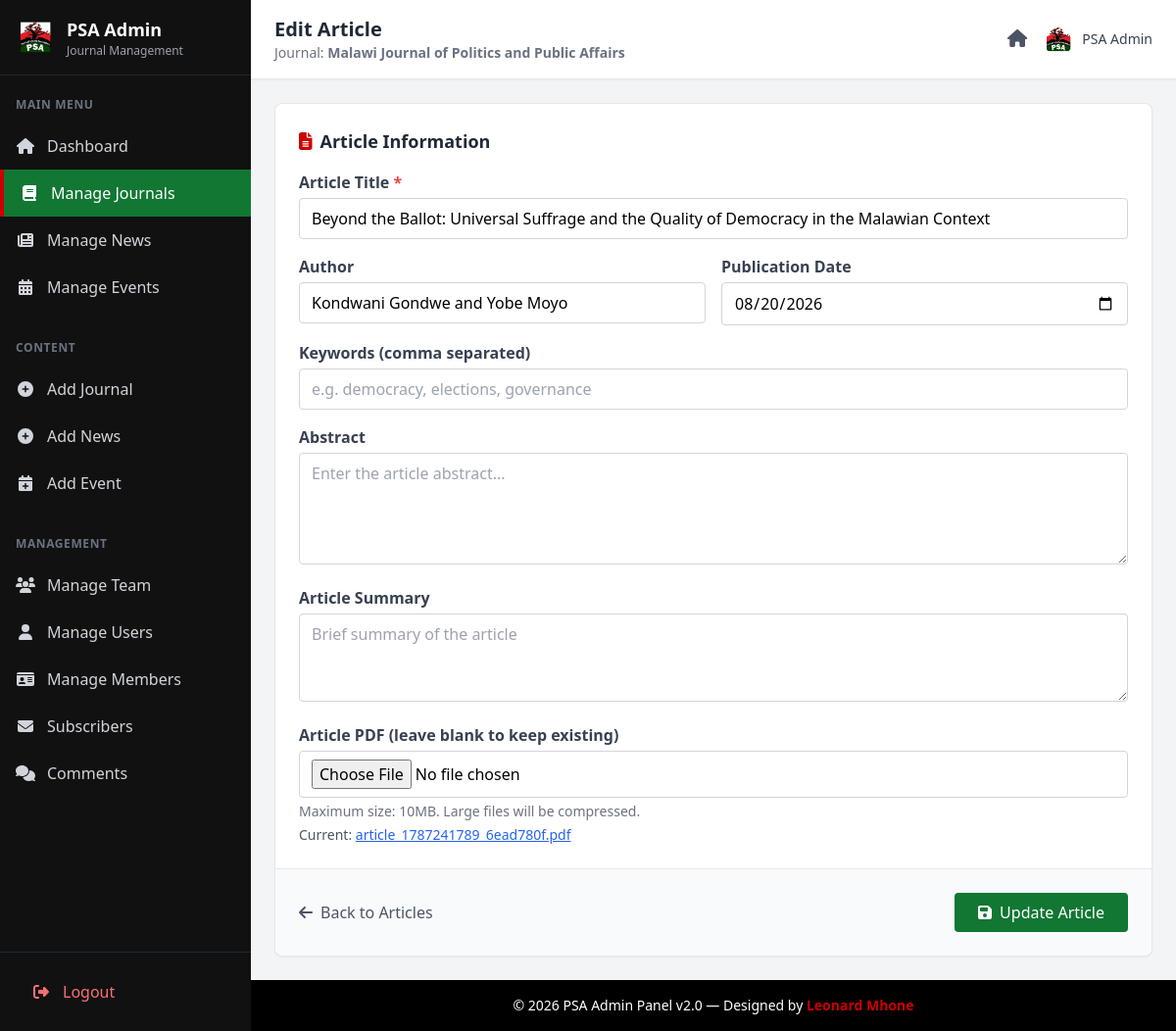
/admin/edit_article.php?id=27&journal_id=28 (signed in), run on the app's committed database.
### tables this page shows
CREATE TABLE `journals` (
  `id` int NOT NULL,
  `title` varchar(255) DEFAULT NULL,
  `volume` varchar(50) DEFAULT NULL,
  `issue_no` varchar(50) DEFAULT NULL,
  `journal_date` date DEFAULT NULL,
  `editorial_summary` text,
  `slug` varchar(199) DEFAULT NULL,
  `file` varchar(255) DEFAULT NULL,
  `downloads` int DEFAULT '0',
  `views` int DEFAULT '0',
  `uploaded_at` timestamp NULL DEFAULT CURRENT_TIMESTAMP,
  `created_at` datetime DEFAULT CURRENT_TIMESTAMP,
  `summary` text,
  `tags` varchar(255) DEFAULT NULL,
  `pdf` varchar(255) DEFAULT NULL,
  `author` varchar(255) DEFAULT NULL,
  `description` text
);

CREATE TABLE `journal_topics` (
  `id` int NOT NULL,
  `journal_id` int NOT NULL,
  `topic` varchar(255) NOT NULL,
  `article_author` varchar(255) DEFAULT NULL,
  `article_summary` text,
  `abstract` text,
  `keywords` varchar(500) DEFAULT NULL,
  `article_date` date DEFAULT NULL,
  `file` varchar(255) NOT NULL,
  `downloads` int DEFAULT '0',
  `views` int DEFAULT '0'
);

CREATE TABLE `journal_settings` (
  `id` int NOT NULL,
  `setting_key` varchar(100) NOT NULL,
  `setting_value` text,
  `updated_at` timestamp NULL DEFAULT CURRENT_TIMESTAMP ON UPDATE CURRENT_TIMESTAMP
);

### includes/pdf_helper.php (called while the page is built, shortened)
<?php
function getJournalSetting($conn, $key, $default = null) {
    $stmt = $conn->prepare("SELECT setting_value FROM journal_settings WHERE setting_key = ?");
    $stmt->bind_param("s", $key);
    $stmt->execute();
    $result = $stmt->get_result()->fetch_assoc();
    if ($result && $result['setting_value'] !== null) {
        return $result['setting_value'];
    }
    return $default;
}

### admin/edit_article.php (the view, shortened to what this page needs)
<?php
include '../includes/db.php';
include '../includes/pdf_helper.php';
$articleId = (int)$_GET['id'];
$journalId = isset($_GET['journal_id']) ? (int)$_GET['journal_id'] : 0;
$article = $conn->query("SELECT * FROM journal_topics WHERE id = $articleId")->fetch_assoc();
$journal = $conn->query("SELECT * FROM journals WHERE id = $journalId")->fetch_assoc();
$maxPdfSize = (int)getJournalSetting($conn, 'max_pdf_size_mb', 5);
?>
<!DOCTYPE html>
<html lang="en">
<head>
  <script src="https://cdn.tailwindcss.com"></script>
  <link rel="stylesheet" href="https://cdnjs.cloudflare.com/ajax/libs/font-awesome/6.5.0/css/all.min.css"/>
</head>
<body class="bg-gray-100 font-sans">
  <div class="flex min-h-screen">
    <aside class="sidebar w-64 bg-psaSidebar text-white flex flex-col fixed h-full z-50">
      <div class="p-4 border-b border-gray-800">
        <div class="flex items-center gap-3">
          <img src="../images/logo.png" alt="PSA Logo" class="w-10 h-10 rounded">
          <div>
            <h1 class="text-lg font-bold text-white">PSA Admin</h1>
            <p class="text-xs text-gray-400">Journal Management</p>
          </div>
        </div>
      </div>
      <nav class="flex-1 overflow-y-auto py-4">
        <div class="px-4 mb-2">
          <span class="text-xs font-semibold text-gray-500 uppercase tracking-wider">Main Menu</span>
        </div>
        <a href="dashboard.php" class="sidebar-link flex items-center gap-3 px-4 py-3 text-gray-300 hover:text-white">
          <i class="fas fa-home w-5"></i> Dashboard
        </a>
        <a href="manage_journals.php" class="sidebar-link active flex items-center gap-3 px-4 py-3 text-white">
          <i class="fas fa-book w-5"></i> Manage Journals
        </a>
        <a href="manage_news.php" class="sidebar-link flex items-center gap-3 px-4 py-3 text-gray-300 hover:text-white">
          <i class="fas fa-newspaper w-5"></i> Manage News
        </a>
        <a href="manage_events.php" class="sidebar-link flex items-center gap-3 px-4 py-3 text-gray-300 hover:text-white">
          <i class="fas fa-calendar-alt w-5"></i> Manage Events
        </a>
        <div class="px-4 mt-6 mb-2">
          <span class="text-xs font-semibold text-gray-500 uppercase tracking-wider">Content</span>
        </div>
        <a href="add_journal.php" class="sidebar-link flex items-center gap-3 px-4 py-3 text-gray-300 hover:text-white">
          <i class="fas fa-plus-circle w-5"></i> Add Journal
        </a>
        <a href="add_news.php" class="sidebar-link flex items-center gap-3 px-4 py-3 text-gray-300 hover:text-white">
          <i class="fas fa-plus-circle w-5"></i> Add News
        </a>
        <a href="add_event.php" class="sidebar-link flex items-center gap-3 px-4 py-3 text-gray-300 hover:text-white">
          <i class="fas fa-calendar-plus w-5"></i> Add Event
        </a>
        <div class="px-4 mt-6 mb-2">
          <span class="text-xs font-semibold text-gray-500 uppercase tracking-wider">Management</span>
        </div>
        <a href="manage_team.php" class="sidebar-link flex items-center gap-3 px-4 py-3 text-gray-300 hover:text-white">
          <i class="fas fa-users w-5"></i> Manage Team
        </a>
        <a href="manage_users.php" class="sidebar-link flex items-center gap-3 px-4 py-3 text-gray-300 hover:text-white">
          <i class="fas fa-user w-5"></i> Manage Users
        </a>
        <a href="manage_members.php" class="sidebar-link flex items-center gap-3 px-4 py-3 text-gray-300 hover:text-white">
          <i class="fas fa-id-card w-5"></i> Manage Members
        </a>
        <a href="manage_subscribers.php" class="sidebar-link flex items-center gap-3 px-4 py-3 text-gray-300 hover:text-white">
          <i class="fas fa-envelope w-5"></i> Subscribers
        </a>
        <a href="manage_comments.php" class="sidebar-link flex items-center gap-3 px-4 py-3 text-gray-300 hover:text-white">
          <i class="fas fa-comments w-5"></i> Comments
        </a>
      </nav>
      <div class="p-4 border-t border-gray-800">
        <a href="auth/logout.php" class="sidebar-link flex items-center gap-3 px-4 py-3 text-red-400 hover:text-red-300">
          <i class="fas fa-sign-out-alt w-5"></i> Logout
        </a>
      </div>
    </aside>
    <main class="flex-1 ml-0 md:ml-64 min-h-screen flex flex-col">
      <header class="bg-white shadow-sm border-b border-gray-200 sticky top-0 z-40">
        <div class="flex items-center justify-between px-6 py-4">
          <div class="flex items-center gap-4">
            <div>
              <h2 class="text-xl font-bold text-gray-800">Edit Article</h2>
              <p class="text-sm text-gray-500">Journal: <strong><?= htmlspecialchars($journal['title']) ?></strong></p>
            </div>
          </div>
          <div class="flex items-center gap-4">
            <a href="dashboard.php" class="text-gray-600 hover:text-psaGreen transition">
              <i class="fas fa-home text-lg"></i>
            </a>
            <div class="flex items-center gap-2">
              <img src="../images/logo.png" alt="Admin" class="w-8 h-8 rounded-full">
              <span class="text-sm font-medium text-gray-700 hidden sm:block"><?= htmlspecialchars($_SESSION['admin']) ?></span>
            </div>
          </div>
        </div>
      </header>
      <div class="flex-1 p-6">
        <form action="" method="post" enctype="multipart/form-data" class="bg-white rounded-lg shadow-sm border border-gray-200">
          <div class="p-6 border-b border-gray-200">
            <h3 class="text-lg font-semibold text-gray-800 mb-4 flex items-center gap-2">
              <i class="fas fa-file-alt text-psaRed"></i> Article Information
            </h3>
            <div class="grid grid-cols-1 md:grid-cols-2 gap-4">
              <div class="md:col-span-2">
                <label class="block mb-1 font-semibold text-gray-700">Article Title <span class="text-red-500">*</span></label>
                <input type="text" name="topic" value="<?= htmlspecialchars($article['topic']) ?>" required class="w-full border border-gray-300 px-3 py-2 rounded focus:outline-none focus:ring-2 focus:ring-psaGreen focus:border-transparent" />
              </div>
              <div>
                <label class="block mb-1 font-semibold text-gray-700">Author</label>
                <input type="text" name="article_author" value="<?= htmlspecialchars($article['article_author'] ?? '') ?>" class="w-full border border-gray-300 px-3 py-2 rounded focus:outline-none focus:ring-2 focus:ring-psaGreen focus:border-transparent" />
              </div>
              <div>
                <label class="block mb-1 font-semibold text-gray-700">Publication Date</label>
                <input type="date" name="article_date" value="<?= htmlspecialchars($article['article_date'] ?? date('Y-m-d')) ?>" class="w-full border border-gray-300 px-3 py-2 rounded focus:outline-none focus:ring-2 focus:ring-psaGreen focus:border-transparent" />
              </div>
              <div class="md:col-span-2">
                <label class="block mb-1 font-semibold text-gray-700">Keywords (comma separated)</label>
                <input type="text" name="keywords" value="<?= htmlspecialchars($article['keywords'] ?? '') ?>" class="w-full border border-gray-300 px-3 py-2 rounded focus:outline-none focus:ring-2 focus:ring-psaGreen focus:border-transparent" placeholder="e.g. democracy, elections, governance" />
              </div>
              <div class="md:col-span-2">
                <label class="block mb-1 font-semibold text-gray-700">Abstract</label>
                <textarea name="abstract" rows="4" class="ckeditor w-full border border-gray-300 px-3 py-2 rounded focus:outline-none focus:ring-2 focus:ring-psaGreen focus:border-transparent" placeholder="Enter the article abstract..."><?= htmlspecialchars($article['abstract'] ?? '') ?></textarea>
              </div>
              <div class="md:col-span-2">
                <label class="block mb-1 font-semibold text-gray-700">Article Summary</label>
                <textarea name="article_summary" rows="3" class="ckeditor w-full border border-gray-300 px-3 py-2 rounded focus:outline-none focus:ring-2 focus:ring-psaGreen focus:border-transparent" placeholder="Brief summary of the article"><?= htmlspecialchars($article['article_summary'] ?? '') ?></textarea>
              </div>
              <div class="md:col-span-2">
                <label class="block mb-1 font-semibold text-gray-700">Article PDF (leave blank to keep existing)</label>
                <input type="file" name="pdf" accept="application/pdf" class="w-full border border-gray-300 px-3 py-2 rounded focus:outline-none focus:ring-2 focus:ring-psaGreen focus:border-transparent" />
                <p class="text-sm text-gray-500 mt-1">Maximum size: <?= $maxPdfSize ?>MB. Large files will be compressed.</p>
                <?php if (!empty($article['file'])): ?>
                  <p class="text-sm text-gray-600 mt-1">Current: <a href="../uploads/journals/<?= $article['file'] ?>" target="_blank" class="text-blue-600 underline"><?= $article['file'] ?></a></p>
                <?php endif; ?>
              </div>
            </div>
          </div>
          <div class="p-6 bg-gray-50 rounded-b-lg flex flex-col sm:flex-row justify-between items-center gap-4">
            <a href="manage_articles.php?journal_id=<?= $journalId ?>" class="text-gray-600 hover:text-psaBlack transition flex items-center gap-2">
              <i class="fas fa-arrow-left"></i> Back to Articles
            </a>
            <button type="submit" class="bg-psaGreen hover:bg-green-800 text-white px-6 py-2 rounded transition flex items-center gap-2">
              <i class="fas fa-save"></i> Update Article
            </button>
          </div>
        </form>
      </div>
      <footer class="bg-psaBlack text-white text-center text-sm py-4 mt-auto">
        <p>&copy; <?= date('Y') ?> PSA Admin Panel v2.0 — Designed by <strong class="text-psaRed">Leonard Mhone</strong></p>
      </footer>
    </main>
  </div>
</body>
</html>

### admin/edit_article.php (style rules this page uses)
.sidebar-link { transition: all 0.3s ease; }
.sidebar-link.active { background: #117733; border-left: 4px solid #cc0000; }

### data on the page
journals: title "Malawi Journal of Politics and Public Affairs"
journal_topics: topic "Beyond the Ballot: Universal Suffrage and the Quality of Democracy in the Malawian Context", article_author "Kondwani Gondwe and Yobe Moyo", article_date "08/20/2026", file "article_1787241789_6ead780f.pdf"
journal_settings: setting_value "10"

### other printed values
$_SESSION['admin'] "PSA Admin"
